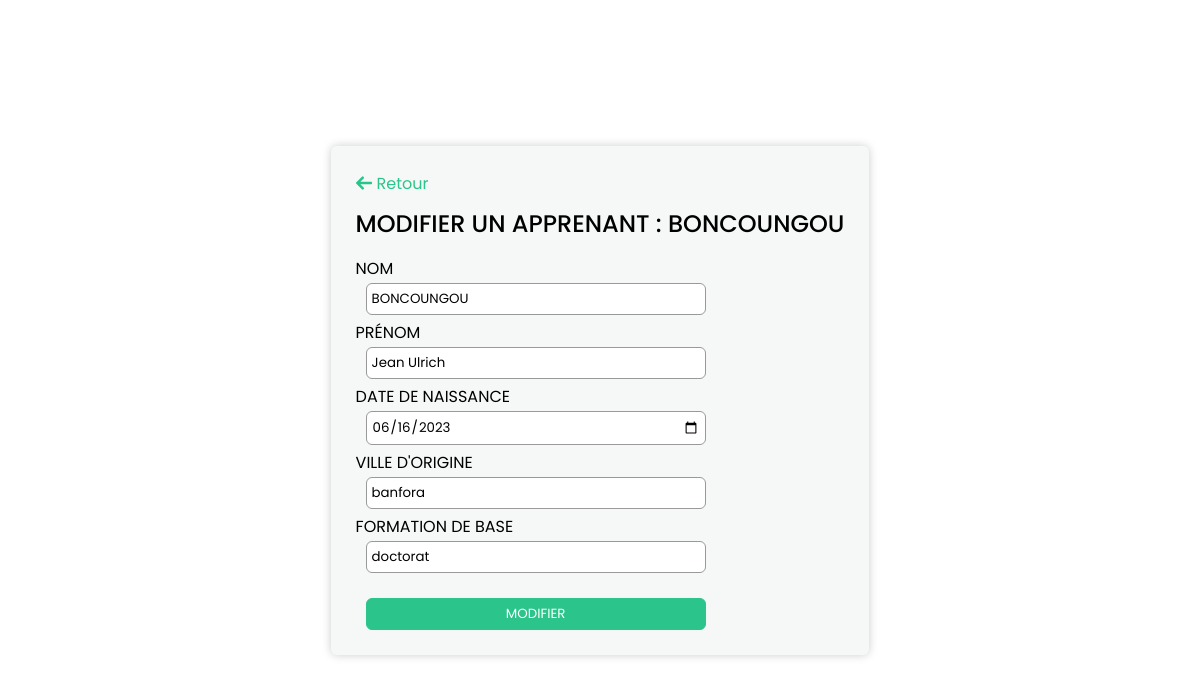
Page /modifier.php?id=17 on the committed database.
### tables this page shows
CREATE TABLE `employe` (
  `id` int(8) NOT NULL,
  `nom` varchar(255) NOT NULL,
  `prenom` varchar(255) NOT NULL,
  `date_de_naissance` date NOT NULL,
  `ville_origine` varchar(255) NOT NULL,
  `formation_de_base` varchar(255) NOT NULL
);

### modifier.php (the view, shortened to what this page needs)
<!DOCTYPE html>
<html lang="en">
<head>
    <link rel="stylesheet" href="style.css">
</head>
<body>
<?php
        include_once "connexion.php";
        $id = $_GET['id'];
        $req = mysqli_query($con, "SELECT * FROM employe WHERE id = $id");
        $row = mysqli_fetch_assoc($req);
    ?>
    <div class="form">
        <a href="index.php" class="back_btn"><img src="images/back.png">Retour</a>
        <h2>Modifier un apprenant : <?=$row['nom']?> </h2>
        <form action="" method="POST">
            <label>Nom</label>
            <input type="text" name="nom" value="<?=$row['nom']?>">
            <label>Prénom</label>
            <input type="text" name="prenom" value="<?=$row['prenom']?>">
            <label>Date de naissance</label>
            <input type="date" name="date_de_naissance" value="<?=$row['date_de_naissance']?>">
            <label>Ville d'origine</label>
            <input type="text" name="ville_origine" value="<?=$row['ville_origine']?>">
            <label>Formation de base</label>
            <input type="text" name="formation_de_base" value="<?=$row['formation_de_base']?>">
            <input type="submit" value="Modifier" name="button">
        </form>
    </div>
</body>
</html>

### style.css (style rules this page uses)
* { margin: 0; padding: 0; box-sizing: border-box; font-family: "Poppins", sans-serif; }
body { display: flex; align-items: center; justify-content: center; min-height: 100vh; position: relative; }
form input { border-radius: 6px; margin-left: 10px; }
img { height: 25px; }
.form { background-color: #f6f8f8; padding: 25px; box-shadow: 0 0 10px rgba(0, 0, 0, 0.2); border-radius: 6px; }
.form form { display: flex; width: 350px; flex-direction: column; }
.back_btn { color: #2bc48a; text-decoration: 0; display: flex; align-items: center; }
.back_btn img { height: 16px; margin-right: 5px; }
h2 { margin: 10px 0; font-weight: 500; text-transform: uppercase; }
label { margin-top: 5px; text-transform: uppercase; }
input { padding: 5px; border: 1px solid #999; outline: 0; margin-top: 2px; }
input[type="submit"] { margin-top: 25px; background-color: #2bc48a; border: 1px solid #2bc48a; cursor: pointer; color: #fff; text-transform: uppercase; }

### rows in the picture
employe: nom "BONCOUNGOU", prenom "Jean Ulrich", date_de_naissance "06/16/2023", ville_origine "banfora", formation_de_base "doctorat"
